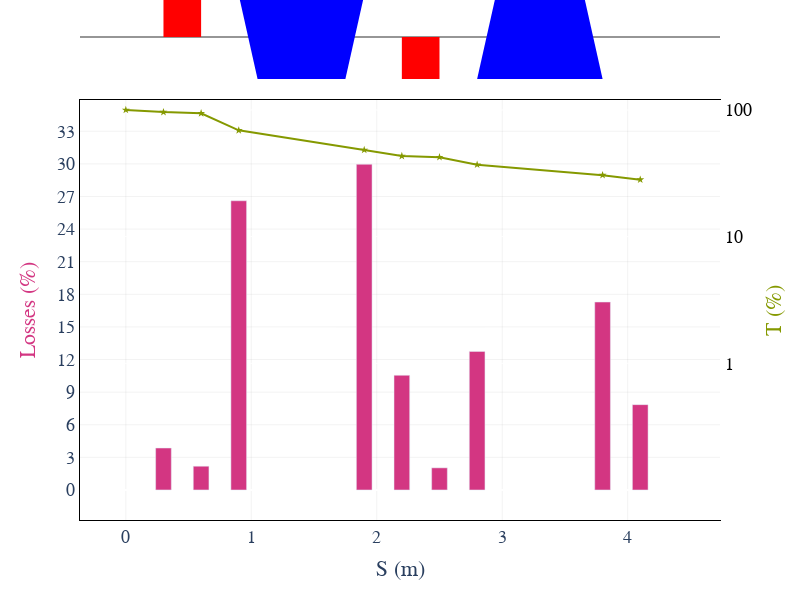

Write notebook code for a chart like this one.
### Markdown cell above
### Losses observer

### Code cell
# Using Plotly
manzoni_plot = vis.ManzoniPlotlyArtist(width=800, height=600)
manzoni_plot.plot_cartouche(sequence.df, unsplit_bends=False, vertical_position=1.15)
manzoni_plot.losses(beam_observer_losses, log_scale=True) 
manzoni_plot.render()
manzoni_plot.save("figures/losses_observer_plotly.png", file_format='png')



# # Using matplotlib
plt.rc('text', usetex=False)
fig = plt.figure(figsize=(14,8))
ax = fig.add_subplot(111)
manzoni_plot = vis.ManzoniMatplotlibArtist(ax=ax)
manzoni_plot.plot_cartouche(sequence.df, print_label=True) # Preparation of the plot
manzoni_plot.losses(beam_observer_losses, log_scale=True) 
fig.savefig("figures/losses_observer_matplotlib_both.png")

### Figure 1 — Plotly figure (JSON) as saved in the notebook; plotly's stock layout.template omitted (floating-point values rounded to 4 significant figures)
{"data": [{"marker": {"color": "#d33682"}, "name": "Losses", "showlegend": false, "type": "bar", "width": 0.125, "x": [0.3, 0.6, 0.9, 1.9, 2.2, 2.5, 2.8, 3.8, 4.1], "y": [3.86, 2.184, 26.61, 29.96, 10.55, 2.035, 12.75, 17.29, 7.851]}, {"marker": {"color": "#859900", "symbol": 17}, "mode": "lines+markers", "name": "Transmission", "showlegend": false, "type": "scatter", "x": [0, 0.3, 0.6, 0.9, 1.9, 2.2, 2.5, 2.8, 3.8, 4.1], "y": [100, 96.14, 94.04, 69.02, 48.34, 43.24, 42.36, 36.96, 30.57, 28.17], "yaxis": "y2"}], "layout": {"font": {"family": "serif", "size": 18}, "height": 600, "plot_bgcolor": "rgba(0, 0, 0, 0)", "shapes": [{"line": {"color": "rgb(150, 150, 150)", "width": 2}, "type": "line", "x0": 0, "x1": 1, "xref": "paper", "y0": 1.15, "y1": 1.15, "yref": "paper"}, {"fillcolor": "#FF0000", "line": {"width": 0}, "type": "rect", "x0": 0.3, "x1": 0.6, "xref": "x", "y0": 1.15, "y1": 1.25, "yref": "paper"}, {"fillcolor": "#0000FF", "line": {"width": 0}, "path": "M0.8999999999999999,1.25 H1.9 L1.75,1.0499999999999998 H1.0499999999999998 Z", "type": "path", "xref": "x", "yref": "paper"}, {"fillcolor": "#FF0000", "line": {"width": 0}, "type": "rect", "x0": 2.2, "x1": 2.5, "xref": "x", "y0": 1.05, "y1": 1.15, "yref": "paper"}, {"fillcolor": "#0000FF", "line": {"width": 0}, "path": "M2.9499999999999993,1.25 H3.6499999999999995 L3.7999999999999994,1.0499999999999998 H2.7999999999999994 Z", "type": "path", "xref": "x", "yref": "paper"}], "width": 800, "xaxis": {"autorange": false, "gridcolor": "grey", "gridwidth": 0.1, "linecolor": "black", "linewidth": 1, "mirror": true, "range": [-0.3653, 4.736], "showgrid": true, "title": {"text": "S (m)"}, "type": "linear"}, "yaxis": {"autorange": false, "dtick": 3, "exponentformat": "power", "gridcolor": "grey", "gridwidth": 0.1, "linecolor": "black", "linewidth": 1, "mirror": true, "range": [-2.762, 35.88], "title": {"font": {"color": "#d33682"}, "text": "Losses (%)"}, "type": "linear"}, "yaxis2": {"autorange": false, "exponentformat": "power", "linewidth": 1, "overlaying": "y", "range": [-1.237, 2.078], "side": "right", "tickfont": {"color": "black"}, "tickvals": [1, 10, 100], "title": {"font": {"color": "#859900"}, "text": "T (%)"}, "type": "log"}}}
